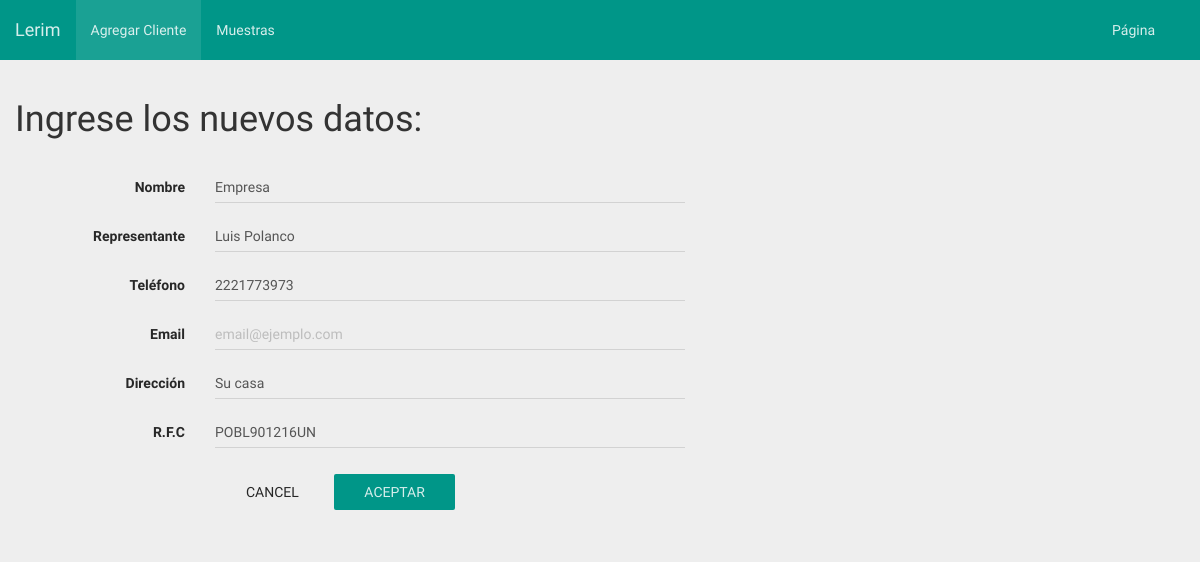
Page /index.php/welcome/editarCliente/1 on the committed database.
### tables this page shows
CREATE TABLE clientes
(
	`id_cliente` INT NOT NULL AUTO_INCREMENT,
	`nombre` VARCHAR(200) NOT NULL,
	`representante` VARCHAR(100) NOT NULL,
	`telefono` VARCHAR(10) NOT NULL,
	`email` VARCHAR(50) NOT NULL DEFAULT "",
	`direccion` VARCHAR(100) NOT NULL,
	`RFC` VARCHAR(12) NOT NULL,
	PRIMARY KEY (`id_cliente`),
	UNIQUE INDEX `rfc_UNIQUE` (`RFC` ASC)
);

### application/controllers/Welcome.php (called while the page is built, shortened)
<?php if ( ! defined('BASEPATH')) exit('No direct script access allowed');
class Welcome extends CI_Controller {
	function __construct(){
		$this->load->model('modelo');
		$this->load->helper('url');
	}
	public function editarCliente()
	{
		$id=$this->uri->segment(3);
		$datos['cliente']=$this->modelo->buscaCliente($id);
		$this->load->view('header');
		$this->load->view('barra');
		$this->load->view('editarCliente',$datos);
		$this->load->view('footer');
	}
}

### index.php (called while the page is built, shortened)
<?php
require_once BASEPATH.'core/CodeIgniter.php';

### application/models/modelo.php (called while the page is built, shortened)
<?php if ( ! defined('BASEPATH')) exit('No direct script access allowed');
class modelo extends CI_Model
{
	public function buscaCliente($id){
		$query=$this->db->query("SELECT * FROM clientes WHERE id_cliente=$id");
	   return $query;
	}
}

### application/views/editarCliente.php (the view, shortened to what this page needs)
<div class="container">
	<div class="row">
		<h1>Ingrese los nuevos datos:</h1>
		<form class="form-horizontal" action="<?php echo base_url() ?>index.php?/Welcome/actualizaCliente" method="post" >
			<fieldset>
				<div class="form-group">
				<?php foreach($cliente->result() as $row)
				{?>
	  				<label class="col-lg-2 control-label" for="nombre">Nombre</label>
		  			<div class="col-xs-5">
		    			<input id="nombre" name="nombre" type="text" value="<?php echo $row->nombre;?>" class="form-control" required="">
		  			</div>
				</div>
				<div class="form-group">
	  				<label class="col-lg-2 control-label" for="representante">Representante</label>
	  				<div class="col-xs-5">
	    				<input id="representante" name="representante" type="text" value="<?php echo $row->representante;?>" class="form-control" required="">
	  				</div>
				</div>
				<div class="form-group">
	  				<label class="col-lg-2 control-label" for="telefono">Teléfono</label>
	  				<div class="col-xs-5">
	    				<input id="telefono" name="telefono" type="number" value="<?php echo $row->telefono;?>" class="form-control" required="">
	  				</div>
	  			</div>
	  			<div class="form-group">
	  				<label class="col-lg-2 control-label" for="email">Email</label>
	  				<div class="col-xs-5">
	    				<input id="email" name="email" type="email" placeholder="email@ejemplo.com" class="form-control" value="<?php echo $row->email;?>" required="">
	  				</div>
	  			</div>
				<div class="form-group">
	  				<label class="col-lg-2 control-label" for="direccion">Dirección</label>
	  				<div class="col-xs-5">
	    				<input id="direccion" name="direccion" type="text" value="<?php echo $row->direccion;?>" class="form-control" required="">
	  				</div>
				</div>
				<div class="form-group">
	  				<label class="col-lg-2 control-label" for="rfc">R.F.C</label>
	  				<div class="col-xs-5">
	    				<input id="rfc" name="rfc" type="text" value="<?php echo $row->RFC;?>" class="form-control" required="">
	  				</div>
	  			<?php }?>
				</div>
				<div class="form-group">
            <div class="col-lg-10 col-lg-offset-2">
                <button type="reset" class="btn btn-default">Cancel</button>
                <button type="submit" class="btn btn-primary">Aceptar</button>
            </div>
        </div>
			</fieldset>
		</form>
	</div>
</div>

### rows in the picture
clientes: nombre "Empresa", representante "Luis Polanco", telefono "2221773973", direccion "Su casa", rfc "POBL901216UN"
